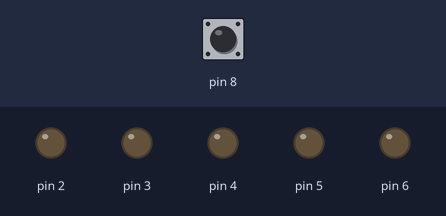
Bench run of a sketch on a simulated Arduino Uno, built with avr-gcc and run on an emulated ATmega328P. Shown: output pins drawn as LEDs (lit = HIGH). Dashed ring = blinking. The test bench sets the inputs (shaded band); at power-on: pin 8 HIGH.

Above: at 1.2 s.
1.3 s: pin 8 pulled LOW for 0.15 s
At 1.45 s:
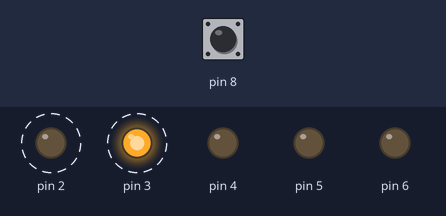
At 1.95 s:
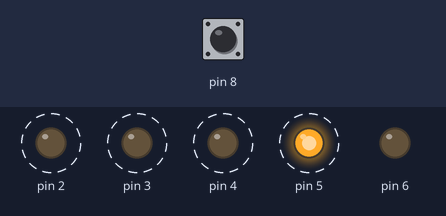
4.3 s: pin 8 pulled LOW for 3.2 s
At 4.8 s:
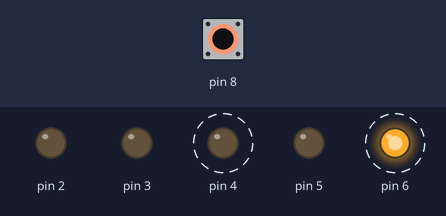
Timing chart, 0 to 9.8 s (numbered marks = the images above; inputs shaded):
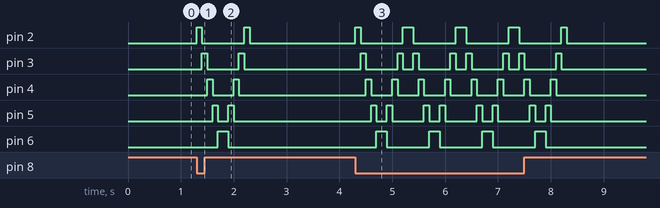

The sketch:

button.ino
```cpp
/////////////////////////////////////////////////////////////////////////
// Arduino Kodlari #01 - Button
//
// wizofwor - Nisan 2015
// https://github.com/wizofwor/arduino
//
/////////////////////////////////////////////////////////////////////////

void setup(){

  // Ledleri bagladigimiz 2-6 arasindaki pinleri
  // cikisa yonlendirelim
  for(int i=2;i<=6;i++)
    pinMode(i,OUTPUT);

  // Butonu bagladigimiz 8 numarali pini ise
  // girise yonlendirelim ve dahili pull_up
  // direncini devreye alalim
  pinMode(8,INPUT_PULLUP);
}

void loop(){
  int buttonState;

  // Butonu kontrol edelim
  buttonState = digitalRead(8);
  // Eger buton basiliysa ledleri yakalim
  if (buttonState == LOW)
    doFlash();
}

void doFlash() {
    int i;
    for (i=2;i<=6;i++) {
    digitalWrite(i,HIGH);
    delay(100);
    digitalWrite(i,LOW);
  }
    for (i=6;i>=2;i--) {
    digitalWrite(i,HIGH);
    delay(100);
    digitalWrite(i,LOW);
  }
}
```

Measured:
- after the input at 1.3 s, pin 2: alternates HIGH for 0.10 s and LOW for 0.80 s, 4 changes in all, then stays LOW, starting at once; pin 3: alternates HIGH for 0.10 s and LOW for 0.60 s, 4 changes in all, then stays LOW, starting after 0.10 s
- after the input at 4.3 s, pin 2: goes HIGH 0.10 s, 3 × (LOW 0.80 s, HIGH 0.20 s), LOW 0.80 s, HIGH 0.10 s, then LOW, starting at once; pin 3: LOW → HIGH after 0.10 s, then repeats every 1.0 s: LOW 0.60 s, HIGH 0.10 s, LOW 0.20 s, HIGH 0.10 s, until it stays LOW from 8.2 s
